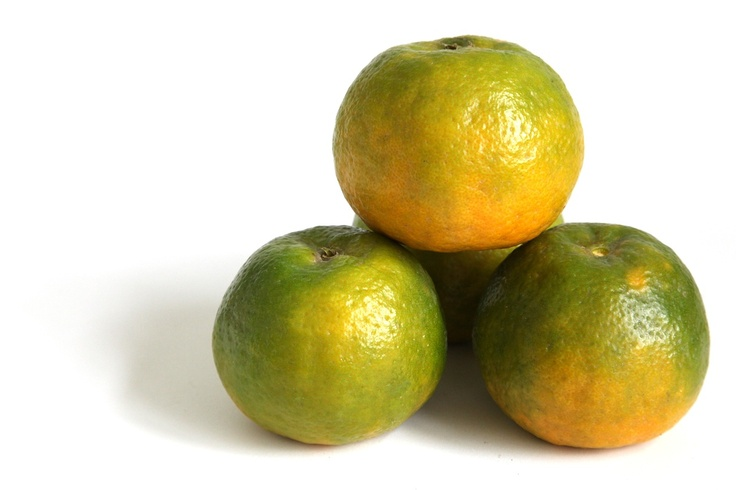
#> input picture jerukknn/datatest.jpeg, 736 x 490 px, given in place of Picture1.png, which was not available
$ python embeddwt.py   (Python 2 division)   (older library calls are emulated)
#> lines starting #> are read from the running program, lines starting #| are printed output that depends on the picture; pictures that were not available may be replaced by others from this repository, and a replacement may not be noted
### DWT2.py
import numpy as np
import cv2
import sys
import os


def waveleteTransform(img):

    # print(img)
    image = img.astype(np.float)
    height, width = image.shape[:2]
    result = np.zeros((height, width, 3), np.float)

    # Horizontal processing
    width2 = width / 2
    for i in range(height):

        for j in range(0, width - 1, 2):

            j1 = j + 1
            j2 = j / 2

            result[i, j2] = (image[i, j] + image[i, j1]) / 2
            result[i, width2 + j2] = (image[i, j] - image[i, j1]) / 2

    # copy array
    image = np.copy(result)

    # Vertical processing:
    height2 = height / 2
    for i in range(0, height - 1, 2):
        for j in range(0, width):

            i1 = i + 1
            i2 = i / 2

            result[i2, j] = (image[i, j] + image[i1, j]) / 2
            result[height2 + i2, j] = (image[i, j] - image[i1, j]) / 2
    resultimg = result.astype(np.uint8)
    return resultimg


def inverseWaveleteTransform(img):
    image = img.astype(np.float)
    nr, nc = image.shape[:2]
    result = np.zeros((nr, nc, 3), np.float)
    nr2 = nr / 2

    for i in range(0, nr - 1, 2):
        for j in range(0, nc):

            i1 = i + 1
            i2 = i / 2

            result[i, j] = ((image[i2, j] / 2) + (image[nr2 + i2, j] / 2)) * 2
            result[i1, j] = ((image[i2, j] / 2) - (image[nr2 + i2, j] / 2)) * 2

    # //copy array
    image = np.copy(result)

    # // Horizontal processing:
    nc2 = nc / 2
    for i in range(0, nr):
        for j in range(0, nc - 1, 2):

            j1 = j + 1
            j2 = j / 2
            result[i, j] = ((image[i, j2] / 2) + (image[i, j2 + nc2] / 2)) * 2
            result[i, j1] = ((image[i, j2] / 2) - (image[i, j2 + nc2] / 2)) * 2

    resultimg = result.astype(np.uint8)
    return resultimg


# [21 lines that do not run on import are left out]

### embed.py
import numpy as np
import cv2
# [23 lines of commented-out code are left out]


def embed(imArray, imWater, x, y, w, h, alpha):
    imArray = imArray.astype(np.float)
    imWater = imWater.astype(np.float)
    waterHeight, waterWidth = imWater.shape[:2]
    if w < waterWidth or h < waterHeight:
        if waterHeight > waterWidth:
            print waterHeight / h
            imWater = cv2.resize(imWater, (0, 0), fx=float(
                h / waterHeight), fy=float(h / waterHeight))
        else:
            # print  str(w) + "/" + str(waterWidth) +" = "+
            # str(float(w)/waterWidth)
            imWater = cv2.resize(imWater, (0, 0), fx=float(
                w) / waterWidth, fy=float(w) / waterWidth)

        waterHeight, waterWidth = imWater.shape[:2]
        crop_imArray = imArray[y:waterHeight + y, x:waterWidth + x]
        resultWater = crop_imArray.astype(
            np.float) + alpha * imWater.astype(np.float)
        imArray[y:waterHeight + y, x:waterWidth + x] = resultWater
    else:
        crop_imArray = imArray[y:waterHeight + y, x:waterWidth + x]
        resultWater = crop_imArray.astype(
            np.float) + alpha * imWater.astype(np.float)
        imArray[y:waterHeight + y, x:waterWidth + x] = resultWater
    resultImgWater = resultWater.astype(np.uint8)
    resultImgArray = imArray.astype(np.uint8)
    imArray = imArray.astype(np.uint8)
    imWater = imWater.astype(np.uint8)
    return resultImgArray

def extract(img, imgcover, alpha):

    watermark = ((img.astype(np.double) -
                  imgcover.astype(np.double)) / alpha).astype(np.uint8)
    return watermark

# [13 lines that do not run on import are left out]

### embeddwt.py
from DWT2 import *
from embed import *


if __name__ == '__main__':
    imgOriginal = cv2.imread(
        "/media/DATA/UDINUS/SMT 6/Advanced Image Processing/Project/Picture1.png")
#> imgOriginal is the input picture: shape (490, 736, 3); mean B, G, R 166.1, 204.9, 212.2
    imgOriginalDWT = waveleteTransform(imgOriginal)
    height, width = imgOriginal.shape[:2]
#> height = 490; width = 736
    imgWatermark = cv2.imread(
        "/media/DATA/UDINUS/SMT 6/Advanced Image Processing/Project/tes.jpeg")
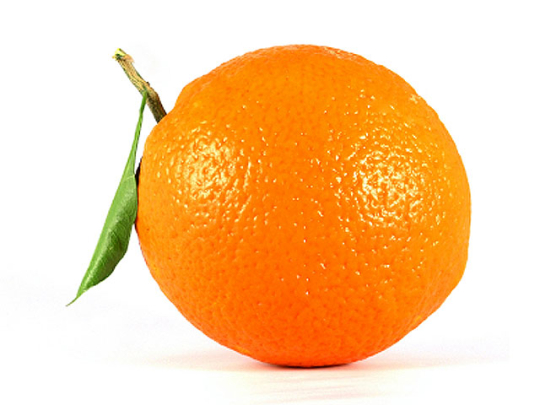
#> input picture jeruk/1jeruk-manis.jpg, 540 x 405 px, given in place of tes.jpeg, which was not available
#> imgWatermark is the input picture: shape (405, 540, 3); mean B, G, R 156.1, 205.2, 250.6
    # imgWatermark = cv2.resize(imgWatermark, (width, height))
    # imgWatermarkDWT = waveleteTransform(imgWatermark)
    # imgWatermarkDWTLL = imgWatermarkDWT[0:height / 2, 0:width / 2]
    alpha = 0.004
    imgWatermarkedDWT = embed(
        imgOriginalDWT, imgWatermark, 0, 0, width / 2, height / 2, alpha)
#> in embed, `resultImgWater = resultWater.astype(np.uint8)`:
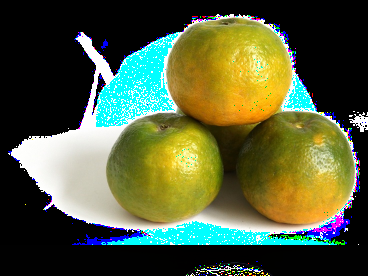
#> resultImgWater: shape (276, 368, 3); mean of channels 0, 1, 2 61, 92.3, 83.6; drawn as B, G, R
    imgWatermarked = inverseWaveleteTransform(imgWatermarkedDWT)
#> after the loop in inverseWaveleteTransform, `for i in range(0, nr):`:
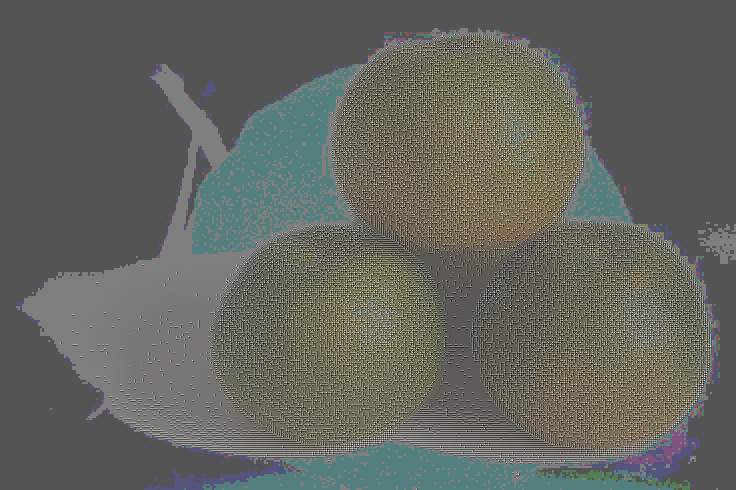
#> result: shape (490, 736, 3) float64; mean of channels 0, 1, 2 68, 103.1, 93.4; drawn with min black and max white
    imgWatermarkedDDWT = waveleteTransform(imgWatermarked)
#> after the loop in waveleteTransform (call 2), `for i in range(height):`:
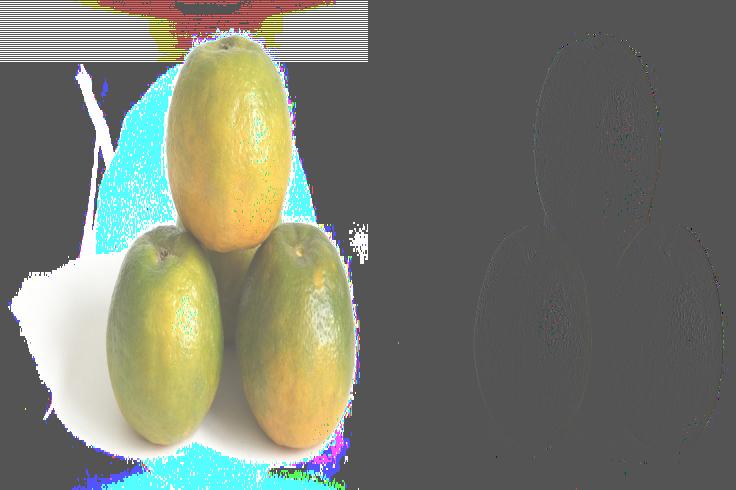
#> result: shape (490, 736, 3) float64; mean of channels 0, 1, 2 38.8, 57, 53.3; drawn with min black and max white
#> after the loop in waveleteTransform (call 2), `for i in range(0, height - 1, 2):`:
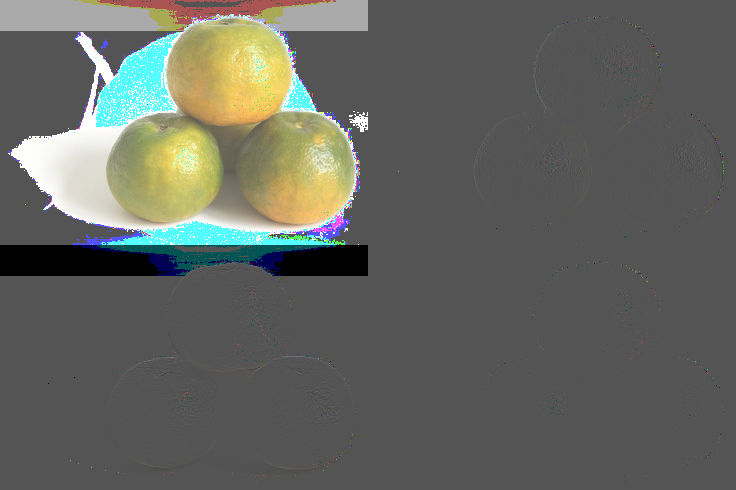
#> result: shape (490, 736, 3) float64; mean of channels 0, 1, 2 17, 25.7, 23.1; drawn with min black and max white
#> in waveleteTransform (call 2), `resultimg = result.astype(np.uint8)`:
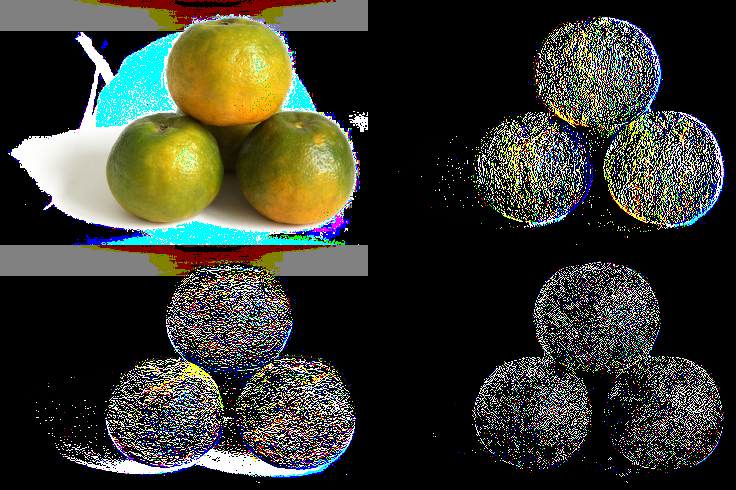
#> resultimg: shape (490, 736, 3); mean of channels 0, 1, 2 47.2, 57.1, 55.7; drawn as B, G, R
    watermark = extract(imgWatermarkedDDWT[0:height / 2, 0:width / 2],
                        imgOriginalDWT[0:height / 2, 0:width / 2], alpha)
#> in extract, `watermark = ((img.astype(np.double) - imgcover.astype(np.double)) / al..`:
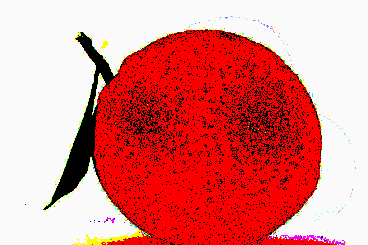
#> watermark: shape (245, 368, 3); mean of channels 0, 1, 2 128.4, 130, 222.6; drawn as B, G, R
    cv2.imshow("Original", imgOriginal)
    # cv2.imshow("OriginalDWT",imgOriginalDWT)
    cv2.imshow("Watermark", imgWatermark)
    # cv2.imshow("WatermarkDWT",imgWatermarkDWT)
    # cv2.imshow("WatermarkedDWT",imgWatermarkedDWT)
    cv2.imshow("Watermarked", imgWatermarked)
    # cv2.imshow("Watermarked2",imgWatermarkedDDWT)
    cv2.imshow("extract", watermark)

    cv2.waitKey(0)
